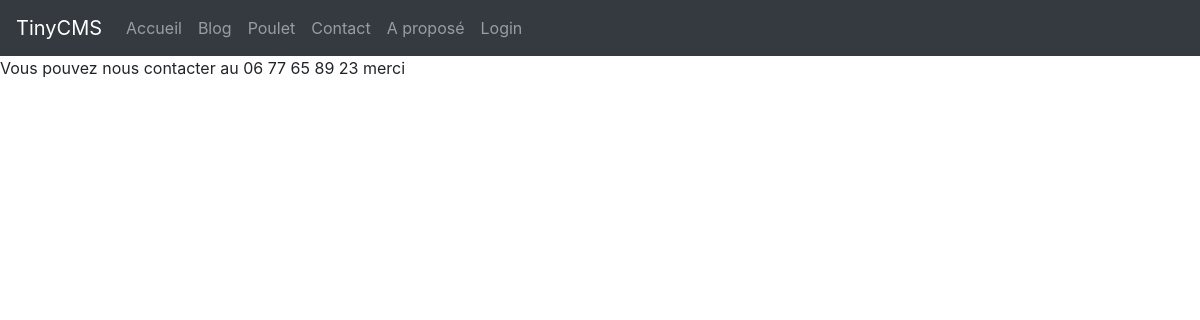
The page /page/nous-contacter on the database its author committed.
### views.py (models this page shows, shortened)
class Page(db.Model):
    id = db.Column(db.Integer, primary_key=True)
    title = db.Column(db.String(200), nullable=False)
    nav_label = db.Column(db.String(50), nullable=False)
    slug = db.Column(db.String(100), nullable=False, unique=True)
    content = db.Column(db.Text, nullable=False)
    creation_date = db.Column(db.DateTime, nullable=False, default=datetime.utcnow)
    published = db.Column(db.Boolean, nullable=False, default=False)

### views.py (the view)
@app.route('/page/<slug>')
def page_detail(slug):
    page = Page.query.filter_by(slug=slug).first()
    if not page:
        abort(404)
    return render_template('site-page-detail.html', page=page)

### views.py (called while the page is built)
@app.context_processor
def inject_pages():
    pages = Page.query.filter_by(published=True)
    return {'site_pages': pages}

### templates/site-page-detail.html (shortened to what this page needs)
{% extends 'site.html' %}
{% block site_content %}
    {% autoescape off %}
        {{ page.content }}
    {% endautoescape %}
{% endblock %}

### templates/site.html (shortened to what this page needs)
{% extends 'base.html' %}
{% block content %}
    <nav class="navbar navbar-expand-md bg-dark navbar-dark">
        <a class="navbar-brand" href="#">TinyCMS</a>
        <div class="collapse navbar-collapse" id="collapsibleNavbar">
            <ul class="navbar-nav">
                <li class="nav-item">
                    <a class="nav-link" href="{{ url_for('index') }}">Accueil</a>
                </li>
                <li class="nav-item">
                    <a class="nav-link" href="{{ url_for('blog') }}">Blog</a>
                </li>
                {% for page in site_pages %}
                <li>
                    <a class="nav-link" href="{{ url_for('page_detail', slug=page.slug) }}">{{ page.nav_label }}</a>
                </li>
                {% endfor %}
                {% if current_user.is_authenticated %}
                    <li class="nav-item">
                        <a class="nav-link" href="{{ url_for('admin_posts') }}">Admin</a>
                    </li>
                    <li class="nav-item">
                        <a class="nav-link" href="{{ url_for('logout') }}">Logout</a>
                    </li>
                {% else %}
                    <li class="nav-item">
                        <a class="nav-link" href="{{ url_for('login') }}">Login</a>
                    </li>
                {% endif %}
            </ul>
        </div>
    </nav>
    {% block site_content %}{% endblock %}
{% endblock %}

### rows shown on the page
Page: nav_label "Poulet"
Page: nav_label "Contact", content "Vous pouvez nous contacter au 06 77 65 89 23 merci"
Page: nav_label "A proposé"
